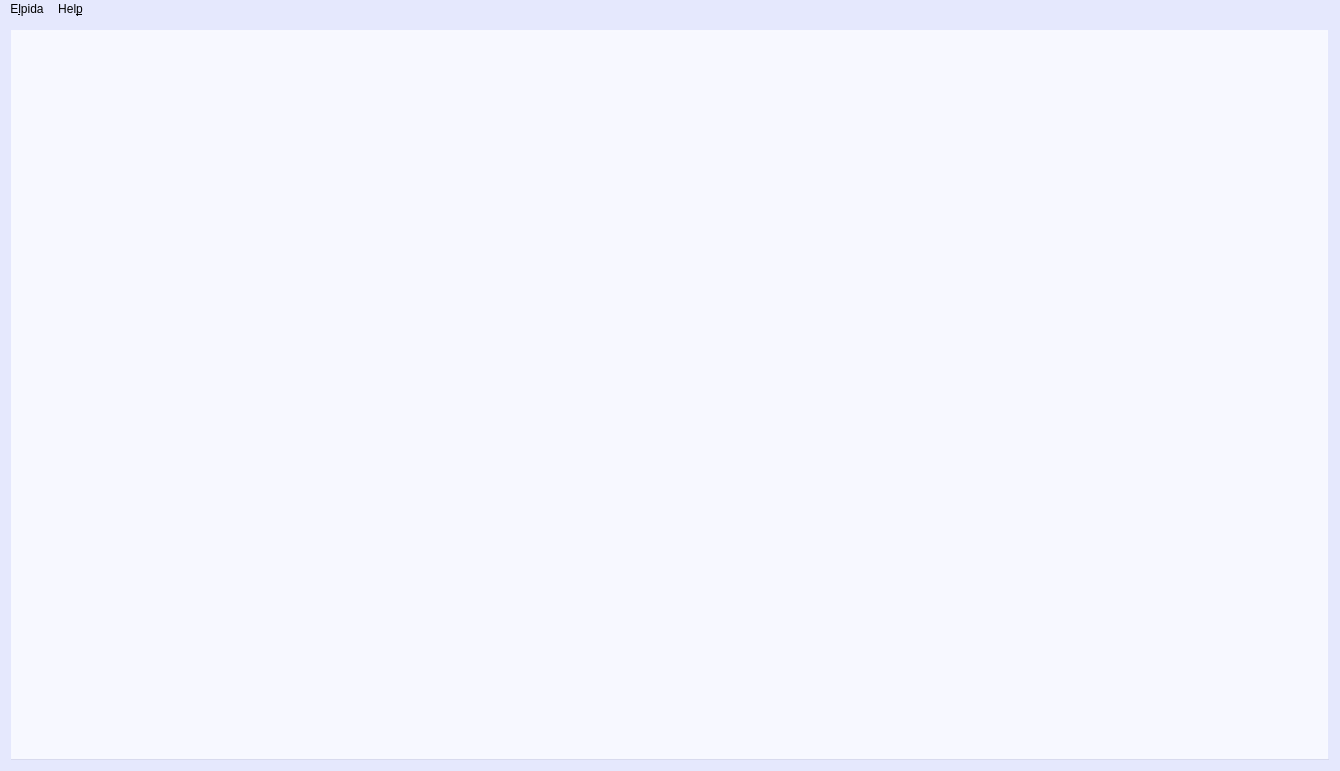
<?xml version="1.0" encoding="UTF-8"?>
<ui version="4.0">
 <class>Elpida::MainWindow</class>
 <widget class="QMainWindow" name="Elpida::MainWindow">
  <property name="geometry">
   <rect>
    <x>0</x>
    <y>0</y>
    <width>1340</width>
    <height>771</height>
   </rect>
  </property>
  <property name="windowTitle">
   <string>Elpida</string>
  </property>
  <property name="windowIcon">
   <iconset resource="../../Images/Images.qrc">
    <normaloff>:/Elpida-icon.svg</normaloff>:/Elpida-icon.svg</iconset>
  </property>
  <property name="styleSheet">
   <string notr="true">/*============ QWidget ============*/
QTabWidget,QFrame,QLabel,QCheckBox,QGroupBox {
background-color: rgba(229,232,253,0);
}

QTreeWidget QWidget {
	background-color: rgba(229,232,253,255); 
}

QMainWindow{
	background-color: rgba(229,232,253,255); 
	image: url(:/Elpida.svg);
	image-position: bottom right;
}

#centralWidget {
background-color: rgba(229,232,253,200);
}
#menuBar {
background-color: rgba(229,232,253,200);
}

QWidget :disabled {
	background-color: rgba(199, 202, 226,255);
}

/*==================================*/
/*============ QGroupBox ============*/
QGroupBox {
	border: 1px solid rgb(179, 179, 179);
	margin-top: 3ex;
}

QGroupBox::title {
	subcontrol-origin: margin;
	subcontrol-position: top center; 
}
/*==================================*/
/*============ QCheckBox ============*/
QCheckBox::indicator {
	border: 1px solid rgb(179, 179, 179);
}

QCheckBox::indicator:hover, QCheckBox::indicator:hover:unchecked {
	background-color: rgb(221, 219, 243);
}

QCheckBox::indicator:checked:hover  {
	background-color:rgb(110, 122, 231);
}

QCheckBox::indicator:pressed,  QCheckBox::indicator:unchecked:pressed, QPushButton:disabled {
	background-color: rgb(199, 202, 226);
} QCheckBox::indicator:checked:pressed {
	background-color: rgb(137, 142, 226);
}

QCheckBox::indicator:checked {
	background-color: rgb(155, 195, 255);
}
/*==================================*/
/*============ QPushButton ============*/
QPushButton {
	border: 1px solid rgb(158, 159, 238);
	background-color: rgba(203, 199, 247,255);
	min-width: 5em;
}

QPushButton:hover {
	background-color: rgba(221, 219, 243,255);
}

QPushButton:pressed  {
	background-color: rgba(137, 142, 226,255);
}

QPushButton:flat {
	border: none; 
}

QPushButton:default {
	border-color: rgb(84, 115, 202); 
}
/*==================================*/
/*============ QToolButton ============*/
/*QToolButton {
	border: 1px solid rgb(158, 159, 238);
	background-color:rgb(214, 217, 243);
	padding: 2px;
}

QToolButton:hover {
	background-color: rgb(229, 229, 245);
}

QToolButton:pressed  {
	background-color: rgb(137, 142, 226);
}*/
/*==================================*/
/*============ QLineEdit ============*/
QLineEdit {
	border: 1px solid rgb(179, 179, 179);
	background-color: rgb(244, 243, 255);
}
/*==================================*/</string>
  </property>
  <widget class="QWidget" name="centralWidget">
   <layout class="QHBoxLayout" name="horizontalLayout">
    <item>
     <widget class="QTabWidget" name="tbwMain">
      <property name="currentIndex">
       <number>-1</number>
      </property>
     </widget>
    </item>
   </layout>
  </widget>
  <widget class="QMenuBar" name="menuBar">
   <property name="geometry">
    <rect>
     <x>0</x>
     <y>0</y>
     <width>1340</width>
     <height>30</height>
    </rect>
   </property>
   <widget class="QMenu" name="menuElpida">
    <property name="title">
     <string>E&amp;lpida</string>
    </property>
    <addaction name="actionShowLogs"/>
    <addaction name="separator"/>
    <addaction name="actionExit"/>
   </widget>
   <widget class="QMenu" name="menuAbout">
    <property name="title">
     <string>Hel&amp;p</string>
    </property>
    <addaction name="actionAbout"/>
   </widget>
   <addaction name="menuElpida"/>
   <addaction name="menuAbout"/>
  </widget>
  <action name="actionExit">
   <property name="text">
    <string>&amp;Exit</string>
   </property>
  </action>
  <action name="actionAbout">
   <property name="text">
    <string>&amp;About</string>
   </property>
  </action>
  <action name="actionShowLogs">
   <property name="text">
    <string>&amp;Show Logs</string>
   </property>
   <property name="toolTip">
    <string>Shows the Logs Dialog</string>
   </property>
  </action>
 </widget>
 <layoutdefault spacing="6" margin="11"/>
 <resources>
  <include location="../../Images/Images.qrc"/>
 </resources>
 <connections/>
</ui>
